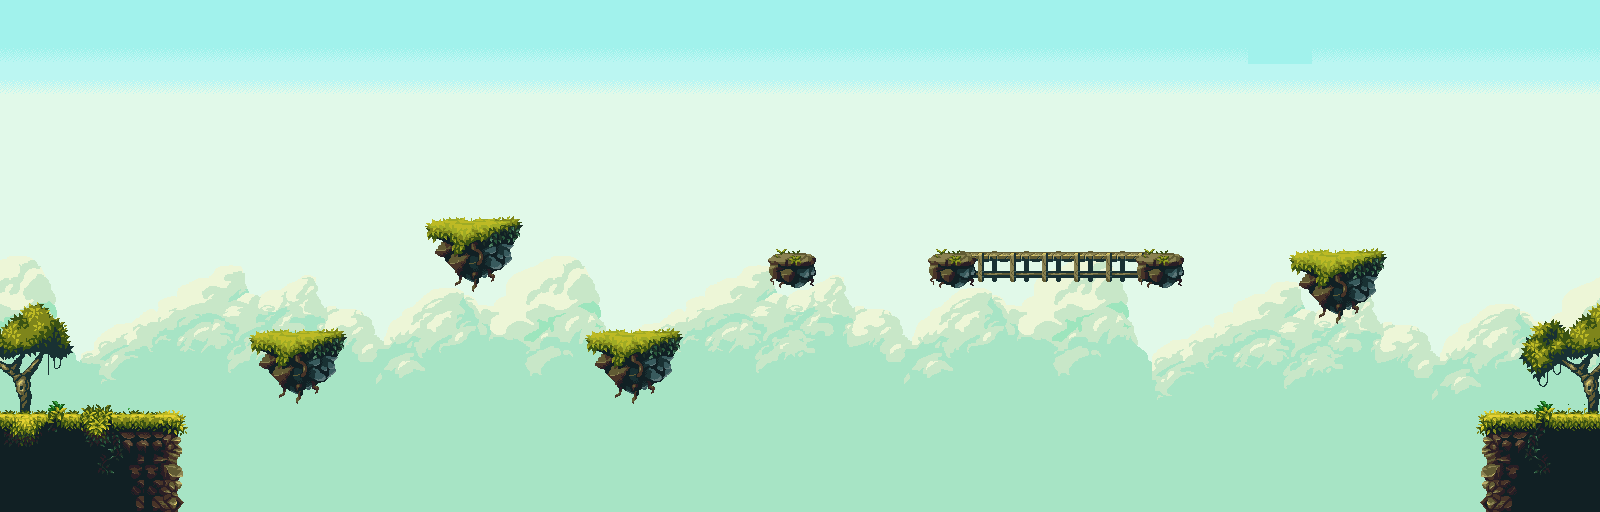

Rendered tile map (Tiled .tmx) drawn with the repository's tilesets; below, a short description and the map source with its tile grids summarised:
An orthogonal 100x32 tile map with 16x16 px tiles, 1 tile layer (Tile Layer 1) and 8 objects.

<map version="1.2" tiledversion="1.3.5" orientation="orthogonal" renderorder="right-down" width="100" height="32" tilewidth="16" tileheight="16" infinite="0" nextlayerid="3" nextobjectid="9">
 <tileset firstgid="1" source="Cliffs.tsx" />
 <layer id="1" name="Tile Layer 1" width="100" height="32">
  <data>[3200 cells, 3200 non-empty, 3200 distinct tile ids]</data>
 </layer>
 <objectgroup id="2" name="Object Layer 1">
  <object id="1" x="1.63492" y="411.183">
   <polyline points="0,0 175.754,1.63492" />
  </object>
  <object id="2" x="253.413" y="334.342">
   <polyline points="0,0 89.1032,0.817461" />
  </object>
  <object id="3" x="432.437" y="223.984">
   <polyline points="0,0 79.5631,0.0156953" />
  </object>
  <object id="4" x="592" y="336">
   <polyline points="0,0 85.6751,-0.0235429" />
  </object>
  <object id="5" x="771.683" y="256.683">
   <polyline points="0,0 36.7857,0" />
  </object>
  <object id="6" x="933.54" y="256.683">
   <polyline points="0,0 250.46,-0.682743" />
  </object>
  <object id="7" x="1296" y="256">
   <polyline points="0,0 83.8741,-0.134718" />
  </object>
  <object id="8" x="1489.41" y="415.27">
   <polyline points="0,0 110.586,0.729829" />
  </object>
 </objectgroup>
</map>